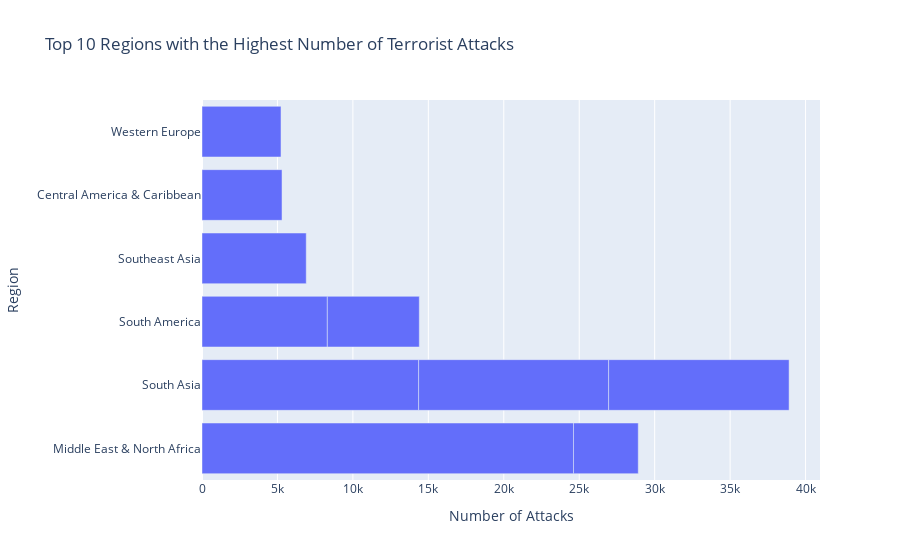

The code cell stored with this chart in its notebook:
### Code cell
import plotly.express as px
geographical_counts = df.groupby(['Country', 'Region'])['eventid'].count().reset_index()

# Find the region with the highest number of attacks.
most_affected_region = geographical_counts.loc[geographical_counts['eventid'].idxmax()]

# Find the top 10 regions with the highest number of attacks.
top_regions = geographical_counts.nlargest(10, 'eventid')

# Create an interactive bar plot using Plotly Express.
fig = px.bar(
    top_regions,
    x='eventid',
    y='Region',
    title='Top 10 Regions with the Highest Number of Terrorist Attacks',
    labels={'eventid': 'Number of Attacks', 'Region': 'Region'},
    orientation='h',  # Horizontal bar chart
)

# Show the interactive plot.
fig.show()

### Figure 1 — Plotly figure (JSON) as saved in the notebook; plotly's stock layout.template omitted (floating-point values rounded to 4 significant figures)
{"data": [{"alignmentgroup": "True", "hovertemplate": "Number of Attacks=%{x}<br>Region=%{y}<extra></extra>", "legendgroup": "", "marker": {"color": "#636efa", "pattern": {"shape": ""}}, "name": "", "offsetgroup": "", "orientation": "h", "showlegend": false, "textposition": "auto", "type": "bar", "x": [24620, 14357, 12592, 11960, 8306, 6908, 6096, 5303, 5235, 4292], "xaxis": "x", "y": ["Middle East & North Africa", "South Asia", "South Asia", "South Asia", "South America", "Southeast Asia", "South America", "Central America & Caribbean", "Western Europe", "Middle East & North Africa"], "yaxis": "y"}], "layout": {"barmode": "relative", "legend": {"tracegroupgap": 0}, "title": {"text": "Top 10 Regions with the Highest Number of Terrorist Attacks"}, "xaxis": {"anchor": "y", "domain": [0, 1], "title": {"text": "Number of Attacks"}}, "yaxis": {"anchor": "x", "domain": [0, 1], "title": {"text": "Region"}}}}
